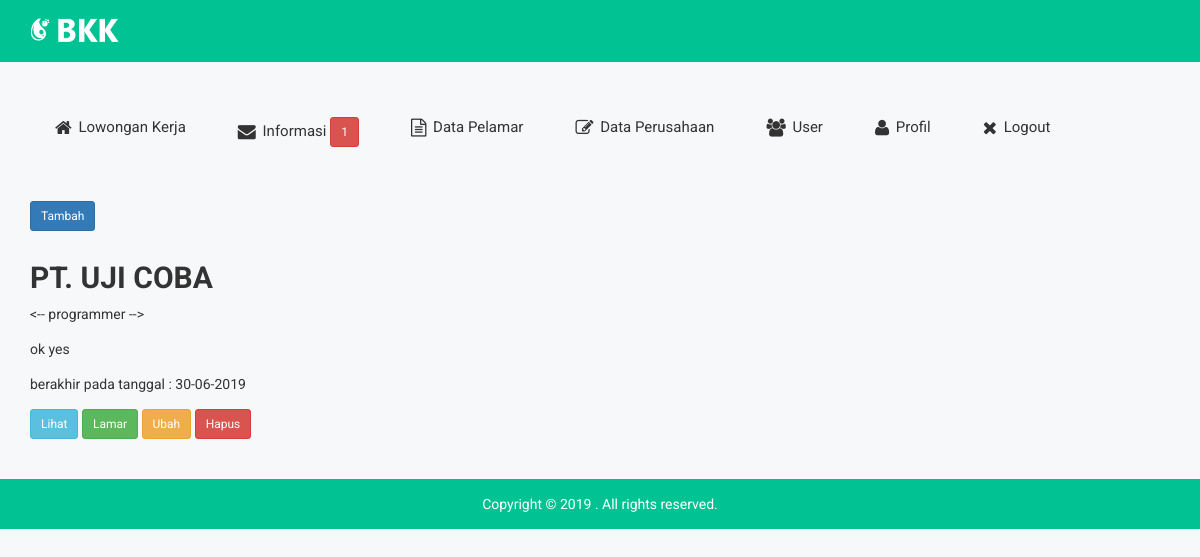
Page /loker.php (signed in) on the earlier database version.
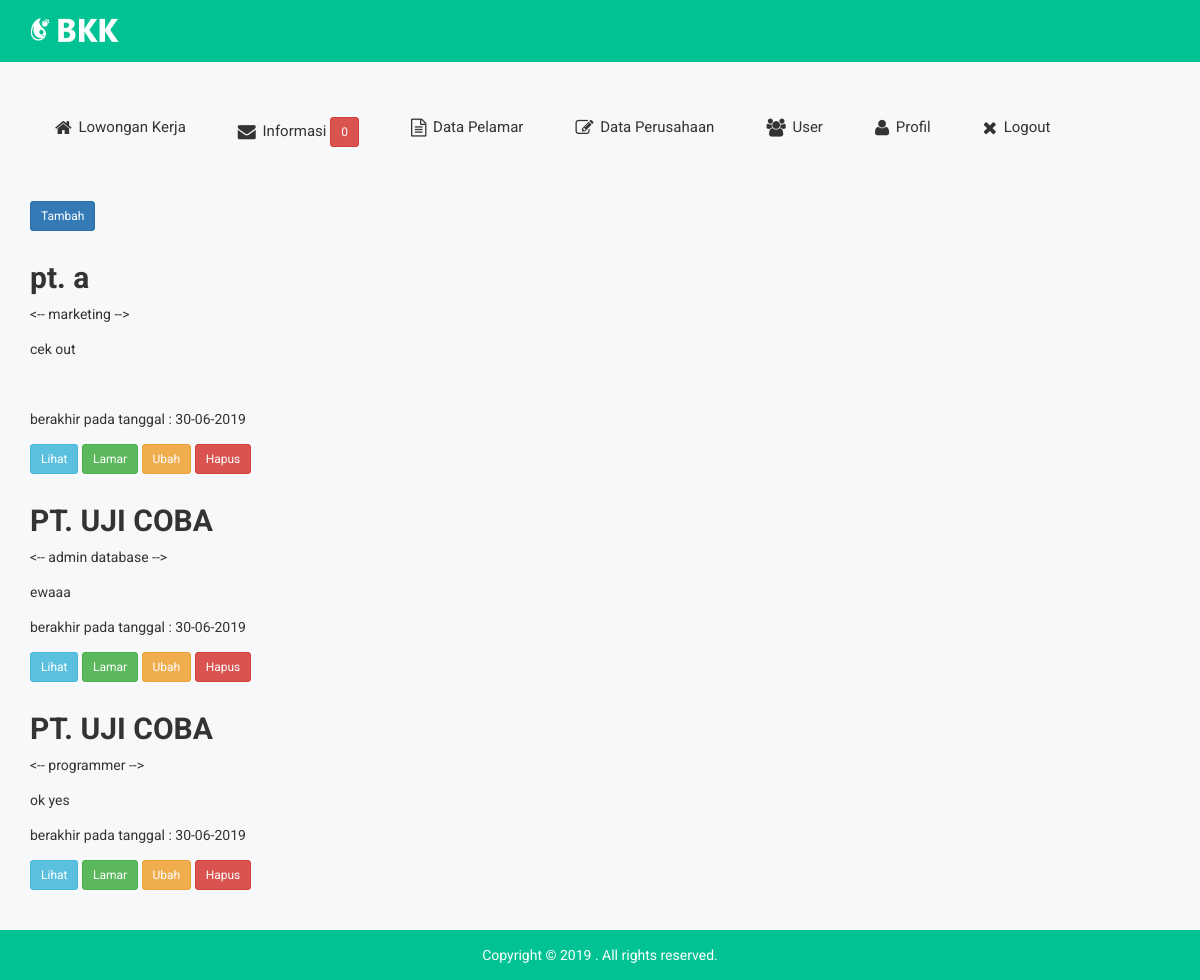
Same page on the later database version.
### tables this page shows
CREATE TABLE `loker` (
  `id_loker` int(11) NOT NULL,
  `posisi` varchar(100) DEFAULT NULL,
  `nama_perusahaan` varchar(100) DEFAULT NULL,
  `isi` mediumtext,
  `tanggal_ex` datetime DEFAULT NULL,
  PRIMARY KEY (`id_loker`)
);

### loker.php (the view, shortened to what the changed rows need)
<!doctype html>
<html class="no-js" lang="">
<head>
    <link rel="stylesheet" href="css/bootstrap.min.css">
    <link rel="stylesheet" href="css/font-awesome.min.css">
    <link rel="stylesheet" href="css/owl.carousel.css">
    <link rel="stylesheet" href="css/owl.theme.css">
    <link rel="stylesheet" href="css/owl.transitions.css">
    <link rel="stylesheet" href="css/meanmenu/meanmenu.min.css">
    <link rel="stylesheet" href="css/animate.css">
    <link rel="stylesheet" href="css/normalize.css">
    <link rel="stylesheet" href="css/scrollbar/jquery.mCustomScrollbar.min.css">
    <link rel="stylesheet" href="css/jvectormap/jquery-jvectormap-2.0.3.css">
    <link rel="stylesheet" href="css/notika-custom-icon.css">
    <link rel="stylesheet" href="css/wave/waves.min.css">
    <link rel="stylesheet" href="css/main.css">
    <link rel="stylesheet" href="style.css">
    <link rel="stylesheet" href="css/responsive.css">
</head>
<body>
    <?php
    if($_SESSION['level']=="admin")
    {
        include('headerAdmin.php');
    }else
    {
        include('headerPerusahaan.php');
    }
    ?>
    <?php
    include('config.php');
    $a = $_SESSION['email'];
    $result = mysqli_query($conn, "SELECT * FROM perusahaan WHERE email = '$a'");
    $hasil = mysqli_fetch_array($result);
    $b = $hasil['nama_perusahaan'];
    if($_SESSION['level']=="admin")
    {
        $query = mysqli_query($conn, "SELECT * FROM loker ORDER BY id_loker DESC");
    }
    else
    {
        $query = mysqli_query($conn, "SELECT * FROM loker WHERE nama_perusahaan = '$b' ORDER BY id_loker DESC");
    }
    ?>
     <div class="dialog-area">
        <div class="container">
            <?php
            while($data = mysqli_fetch_array($query)) {
                $tgl = $data['tanggal_ex'];
                $tanggal = date('d-m-Y', strtotime($tgl));
            echo "<div class='row'>";
                echo "<div class='col-md-12'>";
                    echo "<div class='mg-t-30'>";
                            echo "<h2>".$data ['nama_perusahaan']."</h2>";
                            echo "<p><-- ".$data['posisi']." --></p>";
                            echo "<p>".$data['isi']."</p>";
                            echo "<p>berakhir pada tanggal : ".$tanggal."</p>";
                        echo "</div>";
                        echo "<div class='dialog-pro dialog'>";
                            echo "<a data-toggle='modal' data-target='#myModalone' data-id=".$data['id_loker']."><button class='btn btn-info btn-sm'>Lihat </button></a>"; ?>
                            <?php
                            if($_SESSION['level']=="admin")
                            {
                               echo "<a href='lamarLoker.php?id=$data[id_loker]'><button class='btn btn-success btn-sm'>Lamar </button></a>";
                            }
                            else
                            {
                              echo "<a href='cekPelamar.php?id=$data[id_loker]'><button class='btn btn-success btn-sm'>Pelamar </button></a>";
                            }?>
                            <?php
                            echo "<a href='ubahLoker.php?id=$data[id_loker]'><button class='btn btn-warning btn-sm'>Ubah </button></a>
                              <a href='hapusLoker.php?id=$data[id_loker]'><button class='btn btn-danger btn-sm'>Hapus </button></a>
                        </div>";
                echo "</div>";
            echo "</div>";
        }
            ?>
        </div>
    </div>
</body>
</html>

### headerAdmin.php (shortened to what the changed rows need)
<?php
include('config.php');
$hitung = mysqli_query($conn, "SELECT SUM(cekview) AS hitung FROM pengumuman");
$hasil = mysqli_fetch_array($hitung);
?>
<div class="main-menu-area mg-tb-40">
    <div class="container">
        <div class="row">
            <div class="col-lg-12 col-md-12 col-sm-12 col-xs-12">
                <ul class="nav nav-tabs notika-menu-wrap menu-it-icon-pro">
                    <li><a href="loker.php"><i class="fa fa-home"></i> Lowongan Kerja</a>
                    </li>
                    <li><a href="pengumuman.php"><i class="fa fa-envelope"></i> Informasi <button class='btn btn-danger btn-sm'> <?php echo $hasil['hitung'] ?></button></a>
                    </li>
                    <li><a href="pelamar.php"><i class="fa fa-file-text-o"></i> Data Pelamar</a>
                    </li>
                    <li><a href="perusahaan.php"><i class="fa fa-edit"></i> Data Perusahaan</a>
                    </li>
                    <li><a href="user.php"><i class="fa fa-users"></i> User</a>
                    </li>
                    <li><a href="profil.php"><i class="fa fa-user"></i> Profil</a>
                    </li>
                    <li><a href="logout.php"><i class="fa fa-close"></i> Logout</a>
                    </li>
                </ul>
            </div>
        </div>
    </div>
</div>

Differences in the rows shown:
added loker: nama_perusahaan "pt. a", posisi "marketing", isi "cek out", tanggal_ex "30-06-2019"
added loker: nama_perusahaan "PT. UJI COBA", posisi "admin database", isi "ewaaa", tanggal_ex "30-06-2019"
Other differences:
$hasil['hitung']: "1" → "0"
